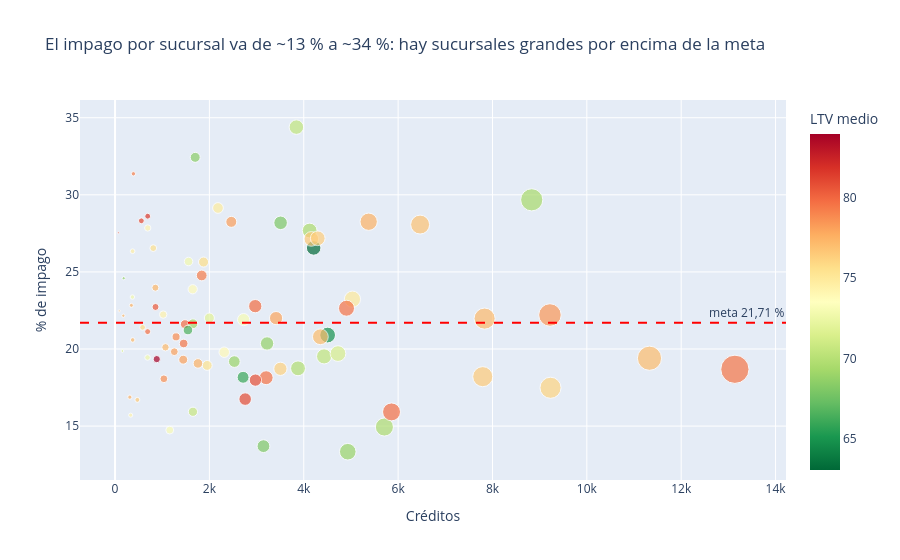

Notebook code for this chart:
### Markdown cell above
## 8 · Interactivo (Plotly): sucursales para Ventas
Este gráfico se puede reutilizar en el tablero de Dash (`dcc.Graph(figure=fig)`).

### Code cell
suc = (df.groupby("BRANCH_ID")
         .agg(creditos=("LOAN_DEFAULT", "size"), impago=("LOAN_DEFAULT", "mean"),
              monto_total=("DISBURSED_AMOUNT", "sum"), ltv_medio=("LTV", "mean"))
         .reset_index())
suc["impago"] *= 100
fig = px.scatter(suc, x="creditos", y="impago", size="monto_total", color="ltv_medio",
                 hover_data=["BRANCH_ID", "ltv_medio"], color_continuous_scale="RdYlGn_r",
                 labels={"creditos": "Créditos", "impago": "% de impago", "ltv_medio": "LTV medio"},
                 title="El impago por sucursal va de ~13 % a ~34 %: hay sucursales grandes por encima de la meta")
fig.add_hline(y=LIMITE, line_dash="dash", line_color="red", annotation_text="meta 21,71 %")
fig.write_html("graficos/08_sucursales_interactivo.html")
fig.show()

### Figure 1 — Plotly figure (JSON) as saved in the notebook; plotly's stock layout.template omitted (floating-point values rounded to 4 significant figures; data arrays with more than 128 entries replaced by an {"elided": "..."} marker saying what was removed)
{"data": [{"customdata": {"elided": "82x2 mixed values"}, "hovertemplate": "Créditos=%{x}<br>% de impago=%{y}<br>monto_total=%{marker.size}<br>BRANCH_ID=%{customdata[0]}<br>LTV medio=%{marker.color}<extra></extra>", "legendgroup": "", "marker": {"color": [69.67, 69.62, 74.24, 72.79, 69.89, 70.72, 78.18, 64.88, 77.12, 81.03, 63.07, 83.98, 79.84, 77.19, 79.63, 77.22, 77.14, 72.85, 76.54, 77.5, 76.58, 80.84, 68.99, 81.62, 81.05, 73.1, 76.88, 76.2, 80.92, 74.3, 73.2, 74.95, 79.69, 79.53, 70.44, 71.97, 72.76, 68.71, 79.29, 80.47, 79.82, 70.46, 68.46, 69.27, 78.08, 77.21, 77.53, 74.53, 77.33, 66.56, 76.11, 76.5, 74.18, 69.46, 66.02, 75.82, 71.37, 78.43, 79.6, 79.71, 75.37, 73.79, 68.04, 77.57, 77.12, 73.88, 75.55, 68.74, 77.5, 78.73, 79.52, 76.35, 77.36, 78.09, 74.82, 77.99, 68.07, 78.67, 71.71, 75.62, 68.97, 79.19], "coloraxis": "coloraxis", "size": [328221140, 218928730, 17068232, 19578072, 221569171, 86297620, 120964040, 249077700, 4944047, 34356773, 212399682, 52811535, 177640858, 55351104, 194500811, 448069473, 250084373, 73211309, 24387393, 302232066, 215013157, 151893659, 276890846, 34585447, 4208007, 149513591, 360107147, 177330749, 158585251, 55664099, 62138265, 265843343, 323473451, 803493483, 229437360, 101592193, 30730231, 10468324, 115903583, 49615682, 82854519, 211641462, 99994719, 96840846, 61252567, 20915658, 16078432, 22307352, 10957946, 93419430, 446872806, 405409470, 40140528, 494837654, 142520330, 32604241, 248816072, 509392716, 257601494, 35587301, 97939499, 86628407, 185289670, 17850557, 588105233, 110792732, 46077953, 179162934, 91883431, 65184549, 75734172, 218401078, 49151322, 80474919, 115328342, 174981521, 165310338, 61066815, 7688541, 102165777, 136895441, 19209698], "sizemode": "area", "sizeref": 2009000.0, "symbol": "circle"}, "mode": "markers", "name": "", "orientation": "v", "showlegend": false, "type": "scatter", "x": [5709, 4125, 331, 368, 3878, 1651, 2464, 4506, 89, 558, 4210, 884, 2972, 1069, 3203, 7833, 4352, 1558, 473, 5376, 4160, 2975, 4933, 692, 69, 2725, 6466, 3505, 2758, 1021, 1160, 5032, 5860, 13138, 4431, 1999, 689, 183, 1837, 858, 1481, 3844, 1699, 1650, 1256, 374, 346, 372, 176, 1545, 9230, 7794, 693, 8832, 2714, 584, 4725, 9218, 4906, 691, 1954, 1646, 3509, 314, 11328, 2314, 810, 3222, 1757, 1294, 1454, 4297, 855, 1445, 2182, 3413, 3146, 1035, 156, 1876, 2528, 389], "xaxis": "x", "y": [14.94, 27.68, 15.71, 23.37, 18.75, 15.93, 28.25, 20.91, 22.47, 28.32, 26.56, 19.34, 22.78, 20.11, 18.14, 21.97, 20.8, 25.67, 16.7, 28.26, 27.14, 17.98, 13.34, 28.61, 27.54, 21.91, 28.07, 18.72, 16.75, 22.23, 14.74, 23.23, 15.92, 18.69, 19.52, 22.01, 19.45, 24.59, 24.77, 22.73, 21.61, 34.39, 32.43, 21.64, 19.82, 20.59, 22.83, 26.34, 22.16, 21.23, 17.49, 18.21, 27.85, 29.68, 18.17, 21.4, 19.7, 22.21, 22.65, 21.13, 18.94, 23.88, 28.18, 16.88, 19.4, 19.79, 26.54, 20.36, 19.07, 20.79, 20.36, 27.18, 23.98, 19.31, 29.15, 22.0, 13.7, 18.07, 19.87, 25.64, 19.19, 31.36], "yaxis": "y"}], "layout": {"annotations": [{"showarrow": false, "text": "meta 21,71 %", "x": 1, "xanchor": "right", "xref": "x domain", "y": 21.71, "yanchor": "bottom", "yref": "y"}], "coloraxis": {"autocolorscale": false, "colorbar": {"title": {"text": "LTV medio"}}, "colorscale": [[0.0, "rgb(0,104,55)"], [0.1, "rgb(26,152,80)"], [0.2, "rgb(102,189,99)"], [0.3, "rgb(166,217,106)"], [0.4, "rgb(217,239,139)"], [0.5, "rgb(255,255,191)"], [0.6, "rgb(254,224,139)"], [0.7, "rgb(253,174,97)"], [0.8, "rgb(244,109,67)"], [0.9, "rgb(215,48,39)"], [1.0, "rgb(165,0,38)"]]}, "legend": {"itemsizing": "constant", "tracegroupgap": 0}, "shapes": [{"line": {"color": "red", "dash": "dash"}, "type": "line", "x0": 0, "x1": 1, "xref": "x domain", "y0": 21.71, "y1": 21.71, "yref": "y"}], "title": {"text": "El impago por sucursal va de ~13 % a ~34 %: hay sucursales grandes por encima de la meta"}, "xaxis": {"anchor": "y", "domain": [0.0, 1.0], "title": {"text": "Créditos"}}, "yaxis": {"anchor": "x", "domain": [0.0, 1.0], "title": {"text": "% de impago"}}}}
